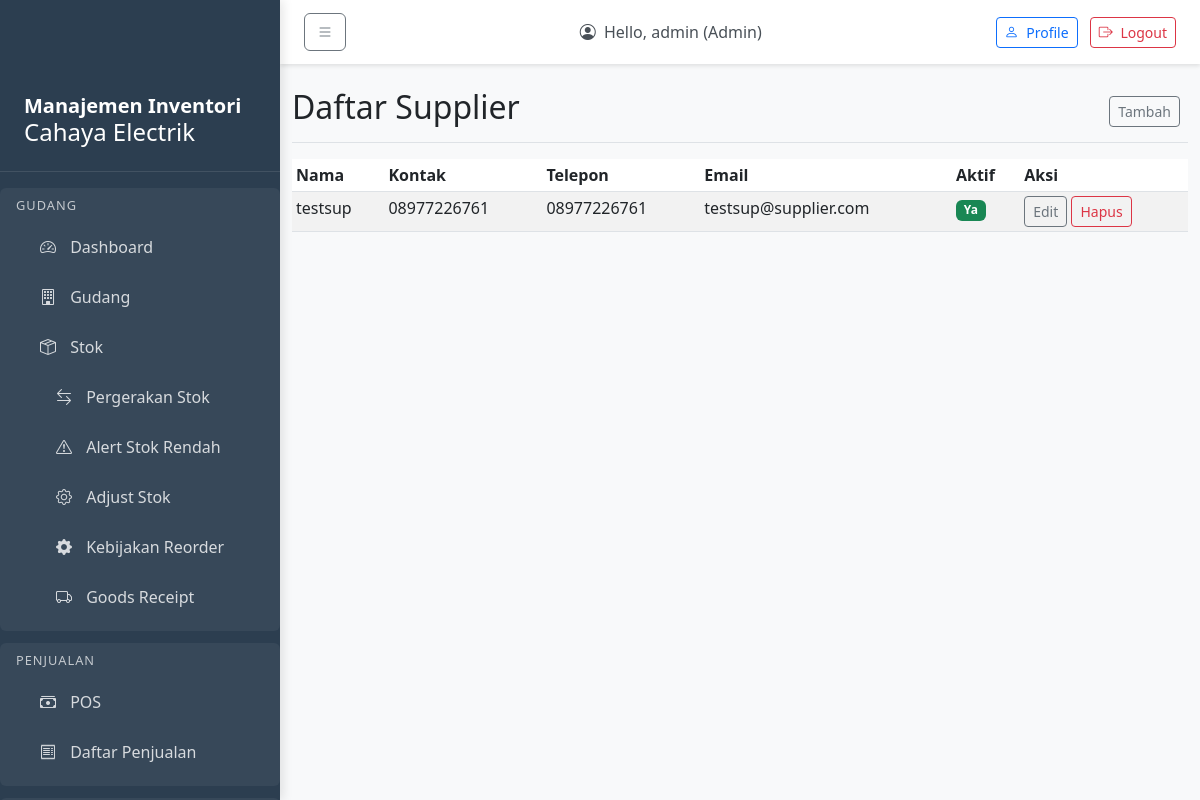
Page /master/suppliers/ (signed in) on the earlier database version.
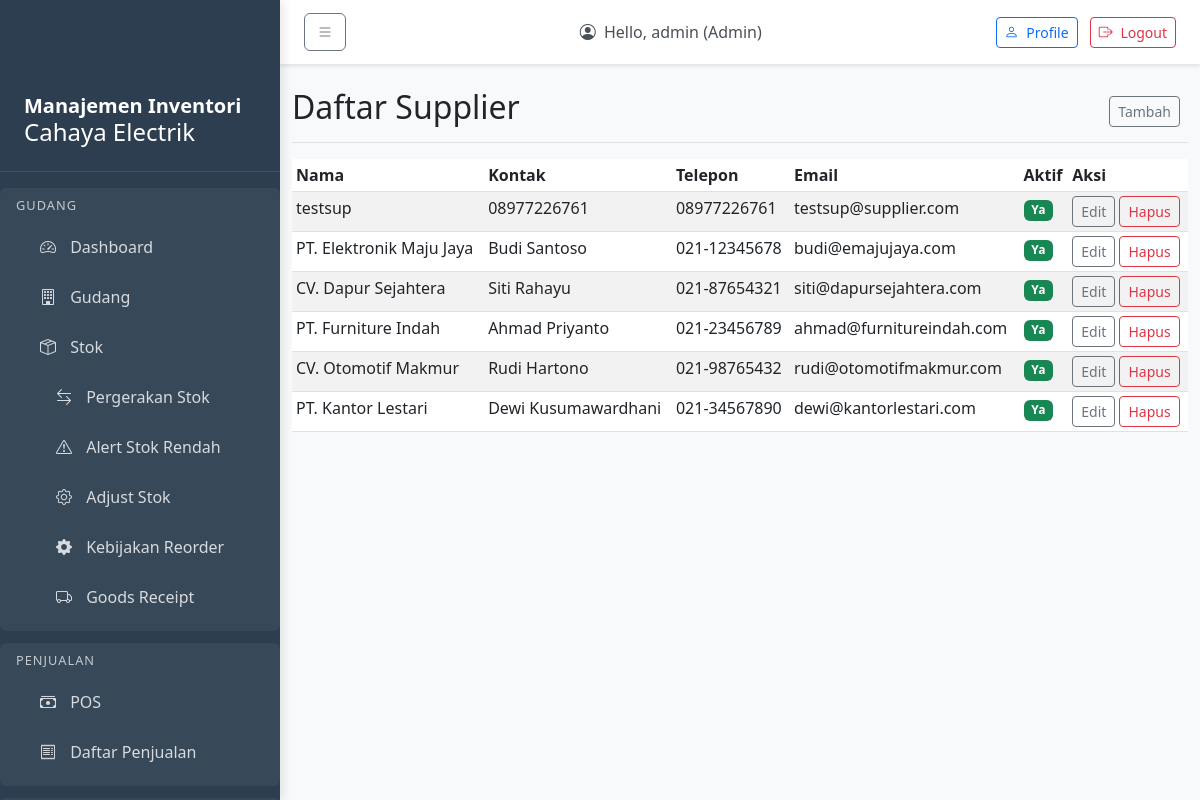
Same page on the later database version.
### master/models.py (models this page shows, shortened)
class Supplier(models.Model):
    name = models.CharField(max_length=150)
    contact = models.CharField(max_length=100, blank=True)
    phone = models.CharField(max_length=30, blank=True)
    email = models.CharField(max_length=100, blank=True)
    address = models.CharField(max_length=255, blank=True)
    is_active = models.BooleanField(default=True)
    created_at = models.DateTimeField(auto_now_add=True)
    class Meta:
        db_table = 'supplier'

### master/views.py (the view)
# urls.py: path('suppliers/', views.supplier_list, name='supplier_list'),
@login_required
def supplier_list(request):
    if request.user.role not in ['manager', 'admin']:
        raise PermissionDenied("Anda tidak memiliki akses ke fitur ini.")
    suppliers = Supplier.objects.all()
    paginator = Paginator(suppliers, 10)  # Show 10 suppliers per page
    page_number = request.GET.get('page')
    page_obj = paginator.get_page(page_number)
    return render(request, 'master/supplier_list.html', {'page_obj': page_obj})

### templates/master/supplier_list.html (shortened to what this page needs)
{% extends 'master/base_master.html' %}
{% block master_title %}Daftar Supplier{% endblock %}
{% block add_url %}{% url 'master:supplier_create' %}{% endblock %}
{% block master_content %}
<div class="table-responsive">
    <table class="table table-striped table-sm">
        <thead>
            <tr>
                <th>Nama</th>
                <th>Kontak</th>
                <th>Telepon</th>
                <th>Email</th>
                <th>Aktif</th>
                <th>Aksi</th>
            </tr>
        </thead>
        <tbody>
            {% for supplier in page_obj %}
            <tr>
                <td>{{ supplier.name }}</td>
                <td>{{ supplier.contact|default:"-" }}</td>
                <td>{{ supplier.phone|default:"-" }}</td>
                <td>{{ supplier.email|default:"-" }}</td>
                <td>
                    {% if supplier.is_active %}
                        <span class="badge bg-success">Ya</span>
                    {% else %}
                        <span class="badge bg-secondary">Tidak</span>
                    {% endif %}
                </td>
                <td>
                    <a href="{% url 'master:supplier_update' supplier.pk %}" class="btn btn-sm btn-outline-secondary">Edit</a>
                    <a href="{% url 'master:supplier_delete' supplier.pk %}" class="btn btn-sm btn-outline-danger">Hapus</a>
                </td>
            </tr>
            {% empty %}
            <tr>
                <td colspan="6">Tidak ada supplier</td>
            </tr>
            {% endfor %}
        </tbody>
    </table>
</div>
{% endblock %}

Differences in the rows shown:
added Supplier: name "PT. Elektronik Maju Jaya", contact "Budi Santoso", phone "021-12345678", email "budi@emajujaya.com", is_active "Ya"
added Supplier: name "CV. Dapur Sejahtera", contact "Siti Rahayu", phone "021-87654321", email "siti@dapursejahtera.com", is_active "Ya"
added Supplier: name "PT. Furniture Indah", contact "Ahmad Priyanto", phone "021-23456789", email "ahmad@furnitureindah.com", is_active "Ya"
added Supplier: name "CV. Otomotif Makmur", contact "Rudi Hartono", phone "021-98765432", email "rudi@otomotifmakmur.com", is_active "Ya"
added Supplier: name "PT. Kantor Lestari", contact "Dewi Kusumawardhani", phone "021-34567890", email "dewi@kantorlestari.com", is_active "Ya"
